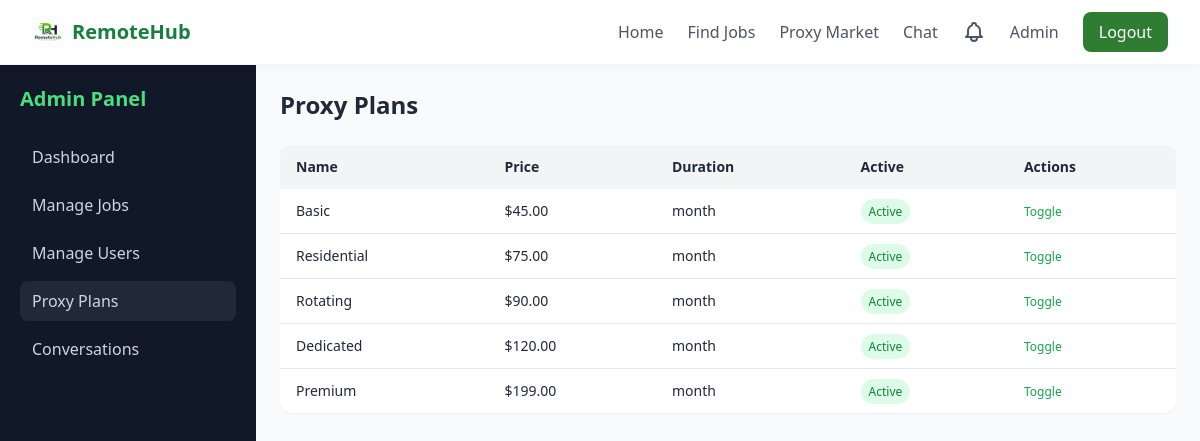
The app's page /admin/proxy-plans (signed in) with its own data.
### models.py (models this page shows)
class ProxyPlan(db.Model):
    __tablename__ = 'proxy_plans'
    id = db.Column(db.Integer, primary_key=True)
    name = db.Column(db.String(100), nullable=False)
    description = db.Column(db.Text)
    price = db.Column(db.Float, nullable=False)
    duration = db.Column(db.String(50))
    features = db.Column(db.Text)
    popular = db.Column(db.Boolean, default=False)
    is_active = db.Column(db.Boolean, default=True)
    purchases = db.relationship('ProxyPurchase', backref='plan', lazy='dynamic')

### routes/admin_routes.py (the view)
@admin_bp.route('/proxy-plans')
@admin_required
def manage_proxy_plans():
    plans = ProxyPlan.query.all()
    return render_template('admin/proxy_plans.html', plans=plans)

### app.py (called while the page is built)
@login_manager.user_loader
def load_user(user_id):
    return db.session.get(User, int(user_id))

### routes/admin_routes.py (called while the page is built)
def admin_required(func):
    from functools import wraps
    @wraps(func)
    @login_required
    def wrapper(*args, **kwargs):
        if not current_user.is_admin:
            flash('Access denied. Admin privileges required.', 'danger')
            return redirect(url_for('main.home'))
        return func(*args, **kwargs)
    return wrapper

### templates/admin/proxy_plans.html (shortened to what this page needs)
{% extends "base.html" %}
{% block content %}
<div class="flex min-h-screen">
    <aside class="w-64 bg-gray-900 text-gray-300 p-5 hidden md:block">
        <h2 class="text-xl font-bold text-green-400 mb-6">Admin Panel</h2>
        <nav class="space-y-2">
            <a href="{{ url_for('admin.dashboard') }}" class="block px-3 py-2 rounded-lg hover:bg-gray-800 transition font-medium">Dashboard</a>
            <a href="{{ url_for('admin.manage_jobs') }}" class="block px-3 py-2 rounded-lg hover:bg-gray-800 transition font-medium">Manage Jobs</a>
            <a href="{{ url_for('admin.manage_users') }}" class="block px-3 py-2 rounded-lg hover:bg-gray-800 transition font-medium">Manage Users</a>
            <a href="{{ url_for('admin.manage_proxy_plans') }}" class="block px-3 py-2 rounded-lg bg-gray-800 font-medium">Proxy Plans</a>
            <a href="{{ url_for('admin.manage_conversations') }}" class="block px-3 py-2 rounded-lg hover:bg-gray-800 transition font-medium">Conversations</a>
        </nav>
    </aside>
    <div class="flex-1 p-6 bg-gray-50">
        <h1 class="text-2xl font-bold text-gray-800 mb-6">Proxy Plans</h1>
        <div class="bg-white rounded-xl shadow-sm overflow-x-auto">
            <table class="w-full text-sm">
                <thead class="bg-gray-100 text-left">
                    <tr>
                        <th class="px-4 py-3">Name</th>
                        <th class="px-4 py-3">Price</th>
                        <th class="px-4 py-3">Duration</th>
                        <th class="px-4 py-3">Active</th>
                        <th class="px-4 py-3">Actions</th>
                    </tr>
                </thead>
                <tbody class="divide-y">
                    {% for plan in plans %}
                    <tr>
                        <td class="px-4 py-3 font-medium">{{ plan.name }}</td>
                        <td class="px-4 py-3">${{ "%.2f"|format(plan.price) }}</td>
                        <td class="px-4 py-3">{{ plan.duration }}</td>
                        <td class="px-4 py-3">
                            <span class="px-2 py-1 rounded-full text-xs {% if plan.is_active %}bg-green-100 text-green-700{% else %}bg-red-100 text-red-700{% endif %}">
                                {{ 'Active' if plan.is_active else 'Inactive' }}
                            </span>
                        </td>
                        <td class="px-4 py-3">
                            <a href="{{ url_for('admin.toggle_proxy_plan', plan_id=plan.id) }}" class="text-green-600 hover:underline text-xs">Toggle</a>
                        </td>
                    </tr>
                    {% endfor %}
                </tbody>
            </table>
        </div>
    </div>
</div>
{% endblock %}

### records on screen
ProxyPlan: name "Basic", price "45.00", duration "month", is_active "Active"
ProxyPlan: name "Residential", price "75.00", duration "month", is_active "Active"
ProxyPlan: name "Rotating", price "90.00", duration "month", is_active "Active"
ProxyPlan: name "Dedicated", price "120.00", duration "month", is_active "Active"
ProxyPlan: name "Premium", price "199.00", duration "month", is_active "Active"
